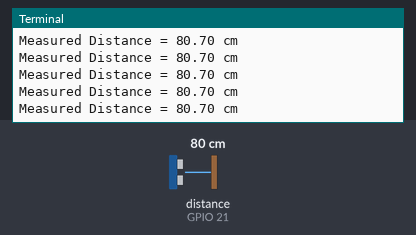
Recording of a program running on a simulated Raspberry Pi (BCM pin numbers). On the bench: the last lines printed to the terminal. The test bench sets the inputs (shaded band); at power-on: distance to the obstacle (sensor on GPIO 21) 80 cm. The echo pulse lasts 58.3 µs per cm; the clock reads 2024-03-15 10:24:30 at power-on unless the program sets it.

Above: at 1.2 s.
1.3 s: distance to the obstacle (sensor on GPIO 21) set to 2 cm
At 1.35 s:
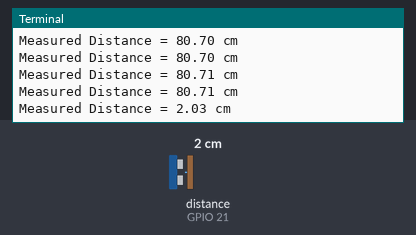
2.8 s: distance to the obstacle (sensor on GPIO 21) set to 4 cm
At 2.82 s:
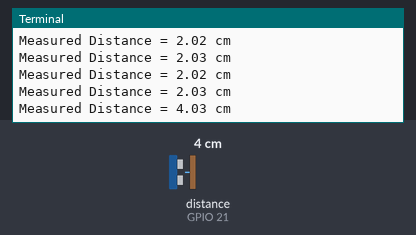
Timing chart, 0 to 5.8 s (numbered marks = the images above; inputs shaded):
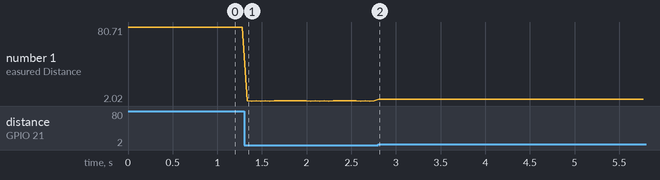

Measured:
- after the input at 1.3 s, the terminal: prints a new line at once (image 1)
- after the input at 2.8 s, the terminal: prints a new line at once (image 2)
- plotted number 1: 80.71 → 2.03 after the input at 1.3 s, 2.03 → 4.03 after the input at 2.8 s

The program:

ultrasonic.py
```python
# -- coding: utf-8 --
#导入 GPIO库
import RPi.GPIO as GPIO
import time

#设置 GPIO 模式为 BCM
GPIO.setmode(GPIO.BCM)
GPIO.setwarnings(False)
#定义 GPIO 引脚
GPIO_TRIGGER = 20
GPIO_ECHO = 21

#设置 GPIO 的工作方式 (IN / OUT)
GPIO.setup(GPIO_TRIGGER, GPIO.OUT)
GPIO.setup(GPIO_ECHO, GPIO.IN)

def distance():
    # 发送高电平信号到 Trig 引脚
    GPIO.output(GPIO_TRIGGER, True)

    # 持续 10 us
    time.sleep(0.00001)
    GPIO.output(GPIO_TRIGGER, False)

    # 记录发送超声波的时刻1
    while GPIO.input(GPIO_ECHO) == 0:
        pass
    start_time = time.time()

    # 记录接收到返回超声波的时刻2
    while GPIO.input(GPIO_ECHO) == 1:
        pass
    stop_time = time.time()

    # 计算超声波的往返时间 = 时刻2 - 时刻1
    time_elapsed = stop_time - start_time
    # 声波的速度为 343m/s， 转化为 34300cm/s。
    distance = time_elapsed * 17300
    distance = round(distance,2)
    return distance


if __name__ == '__main__':
    try:
        while True:
            dist = distance()
            print("Measured Distance = {:.2f} cm".format(dist))
            time.sleep(0.05)

        # Reset by pressing CTRL + C
    except KeyboardInterrupt:
        print("Measurement stopped by User")
        GPIO.cleanup()
```
